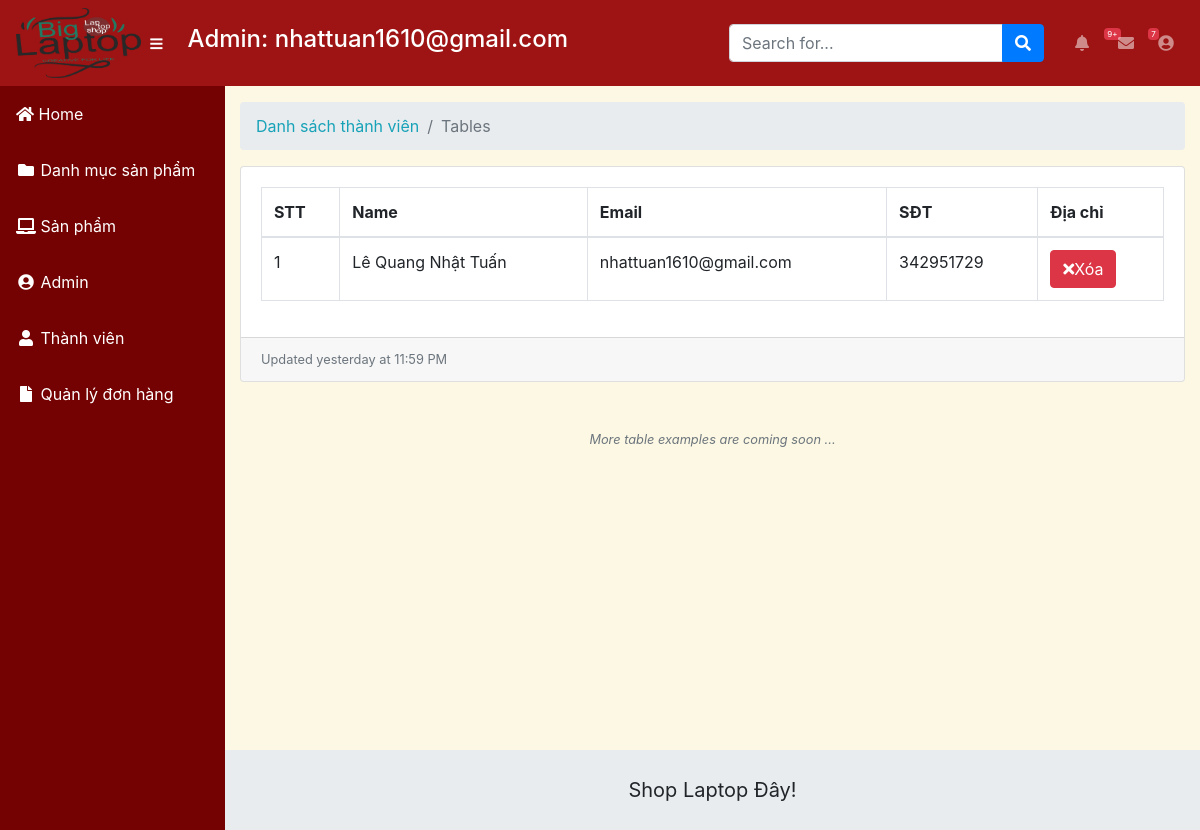
The page /weblaptop/admin/modules/user/index.php (signed in) on the database its author committed.
### tables this page shows
CREATE TABLE `users` (
  `id` int(11) NOT NULL,
  `name` varchar(100) DEFAULT NULL,
  `email` varchar(100) DEFAULT NULL,
  `address` varchar(100) DEFAULT NULL,
  `password` varchar(50) DEFAULT NULL,
  `phone` int(50) DEFAULT NULL,
  `avatar` varchar(100) DEFAULT NULL,
  `status` tinyint(4) DEFAULT '1',
  `token` varchar(50) DEFAULT NULL,
  `created_at` timestamp NULL DEFAULT NULL,
  `updated_at` timestamp NULL DEFAULT NULL ON UPDATE CURRENT_TIMESTAMP
);

### weblaptop/libraries/function.php (called while the page is built, shortened)
<?php
	function base_url()
	{
		return $url = "http://localhost/weblaptop/";
	}
	function modules($url)
	{
		return base_url() . "admin/modules/" .$url ;
	}
 ?>

### weblaptop/libraries/database.php (called while the page is built, shortened)
<?php
    class Database
    {
        public $link;
        public function __construct()
        {
            $this->link = mysqli_connect("localhost","root","","weblaptop") or die ();
            mysqli_set_charset($this->link,"utf8");
        }
        public function fetchAll123($sql)
        {
            $result = mysqli_query($this->link,$sql) or die("Lỗi Truy Vấn fetchAll " .mysqli_error($this->link));
            $data = [];
            if( $result)
            {
                while ($num = mysqli_fetch_assoc($result))
                {
                    $data[] = $num;
                }
            }
            return $data;
        }
    }
    ?>

### weblaptop/admin/autoload/autoload.php (called while the page is built, shortened)
<?php
			require_once __DIR__. "/../../libraries/database.php";
            require_once __DIR__. "/../../libraries/function.php";
			 $db= new database;
?>

### weblaptop/admin/modules/user/index.php (the view, shortened to what this page needs)
            <?php
            require_once __DIR__. "/../../autoload/autoload.php";
             ?>
            <?php
            require_once __DIR__. "/../../layouts/header.php";
            ?>
            <?php $sql="SELECT users.* FROM users ORDER BY ID DESC ;"?>
            <?php $admin= $db->fetchAll123($sql); ?>
<div id="content-wrapper">
    <div class="container-fluid">
        <ol class="breadcrumb">
            <li class="breadcrumb-item">
                <a href="<?php echo modules("user") ?>">Danh sách thành viên</a>
            </li>
            <li class="breadcrumb-item active">Tables</li>
        </ol>
        <div class="card mb-3">
            <div class="card-body">
                <div class="table-responsive">
                    <table class="table table-bordered" id="dataTable" width="100%" cellspacing="0">
                        <thead>
                            <tr>
                                <th>STT</th>
                                <th>Name</th>
                                <th>Email</th>
                                <th>SĐT</th>
                                <th>Địa chỉ</th>
                            </tr>
                        </thead>
                        <tbody>
                            <?php $stt=1; foreach ($admin as $item): ?>
                            <tr>
                                <td><?php echo $stt ?></td>
                                <td><?php echo $item['name'] ?></td>
                                <td><?php echo $item['email'] ?></td>
                                <td><?php echo $item['phone'] ?></td>
                                <td>
                                    <a class="btn btn-xs btn-danger" href="delete.php?id=<?php echo $item['id'] ?>"><i class="fa fa-times"></i>Xóa</a>
                                </td>
                            </tr>
                            <?php $stt++; endforeach ?>
                        </tbody>
                    </table>
                </div>
            </div>
            <div class="card-footer small text-muted">Updated yesterday at 11:59 PM</div>
        </div>
        <p class="small text-center text-muted my-5">
            <em>More table examples are coming soon ...</em>
        </p>
    </div>
</div>
<?php
   require_once __DIR__. "/../../layouts/footer.php";
    ?>

### rows shown on the page
users: name "Lê Quang Nhật Tuấn", email "nhattuan1610@gmail.com", phone "342951729"

### other values the page prints
$_SESSION['admin_name'] "nhattuan1610@gmail.com"
